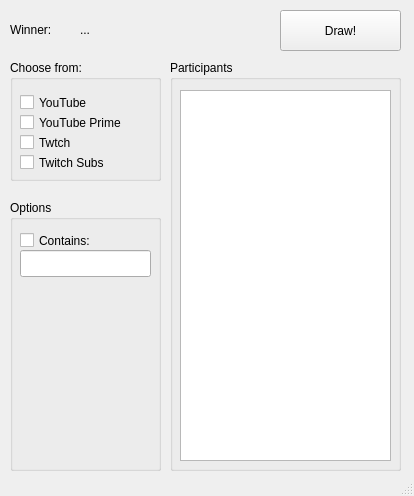
<?xml version="1.0" encoding="UTF-8"?>
<ui version="4.0">
 <class>PySDA</class>
 <widget class="QMainWindow" name="PySDA">
  <property name="geometry">
   <rect>
    <x>0</x>
    <y>0</y>
    <width>414</width>
    <height>496</height>
   </rect>
  </property>
  <property name="windowTitle">
   <string>PySDA</string>
  </property>
  <property name="locale">
   <locale language="English" country="UnitedStates"/>
  </property>
  <widget class="QWidget" name="centralwidget">
   <widget class="QLabel" name="winnerSign">
    <property name="geometry">
     <rect>
      <x>10</x>
      <y>10</y>
      <width>91</width>
      <height>39</height>
     </rect>
    </property>
    <property name="text">
     <string>Winner:</string>
    </property>
   </widget>
   <widget class="QLabel" name="winner">
    <property name="geometry">
     <rect>
      <x>80</x>
      <y>20</y>
      <width>191</width>
      <height>19</height>
     </rect>
    </property>
    <property name="text">
     <string>...</string>
    </property>
   </widget>
   <widget class="QPushButton" name="draw">
    <property name="geometry">
     <rect>
      <x>280</x>
      <y>10</y>
      <width>121</width>
      <height>41</height>
     </rect>
    </property>
    <property name="text">
     <string>Draw!</string>
    </property>
   </widget>
   <widget class="QGroupBox" name="groupBox">
    <property name="geometry">
     <rect>
      <x>10</x>
      <y>60</y>
      <width>151</width>
      <height>121</height>
     </rect>
    </property>
    <property name="title">
     <string>Choose from:</string>
    </property>
    <widget class="QCheckBox" name="isYoutube">
     <property name="geometry">
      <rect>
       <x>10</x>
       <y>30</y>
       <width>130</width>
       <height>25</height>
      </rect>
     </property>
     <property name="text">
      <string>YouTube</string>
     </property>
    </widget>
    <widget class="QCheckBox" name="isYoutubePrime">
     <property name="geometry">
      <rect>
       <x>10</x>
       <y>50</y>
       <width>130</width>
       <height>25</height>
      </rect>
     </property>
     <property name="text">
      <string>YouTube Prime</string>
     </property>
    </widget>
    <widget class="QCheckBox" name="isTwitch">
     <property name="geometry">
      <rect>
       <x>10</x>
       <y>70</y>
       <width>130</width>
       <height>25</height>
      </rect>
     </property>
     <property name="text">
      <string>Twtch</string>
     </property>
    </widget>
    <widget class="QCheckBox" name="isTwitchSubs">
     <property name="geometry">
      <rect>
       <x>10</x>
       <y>90</y>
       <width>130</width>
       <height>25</height>
      </rect>
     </property>
     <property name="text">
      <string>Twitch Subs</string>
     </property>
    </widget>
   </widget>
   <widget class="QGroupBox" name="groupBox_2">
    <property name="geometry">
     <rect>
      <x>170</x>
      <y>60</y>
      <width>231</width>
      <height>411</height>
     </rect>
    </property>
    <property name="title">
     <string>Participants</string>
    </property>
    <widget class="QListView" name="participants">
     <property name="geometry">
      <rect>
       <x>10</x>
       <y>30</y>
       <width>211</width>
       <height>371</height>
      </rect>
     </property>
    </widget>
   </widget>
   <widget class="QGroupBox" name="groupBox_3">
    <property name="geometry">
     <rect>
      <x>10</x>
      <y>200</y>
      <width>151</width>
      <height>271</height>
     </rect>
    </property>
    <property name="title">
     <string>Options</string>
    </property>
    <widget class="QCheckBox" name="checkBox">
     <property name="geometry">
      <rect>
       <x>10</x>
       <y>30</y>
       <width>131</width>
       <height>21</height>
      </rect>
     </property>
     <property name="text">
      <string>Contains:</string>
     </property>
    </widget>
    <widget class="QLineEdit" name="lineEdit">
     <property name="geometry">
      <rect>
       <x>10</x>
       <y>50</y>
       <width>131</width>
       <height>27</height>
      </rect>
     </property>
    </widget>
   </widget>
  </widget>
  <widget class="QStatusBar" name="statusbar"/>
 </widget>
 <resources/>
 <connections/>
</ui>
